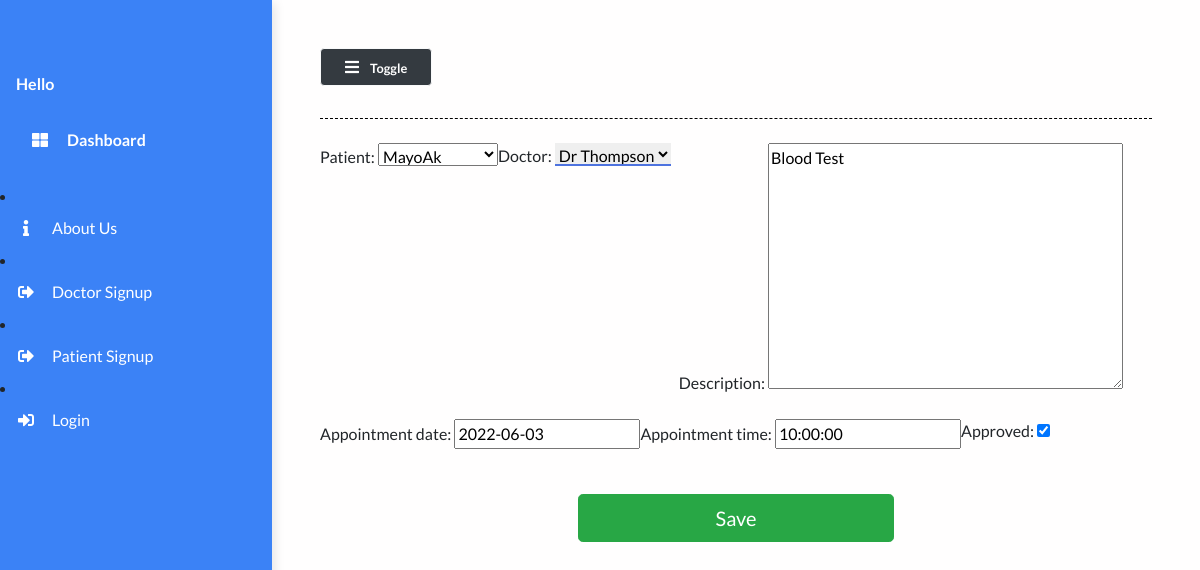
The page /appointmentUpdate/53 on the database as committed earlier.
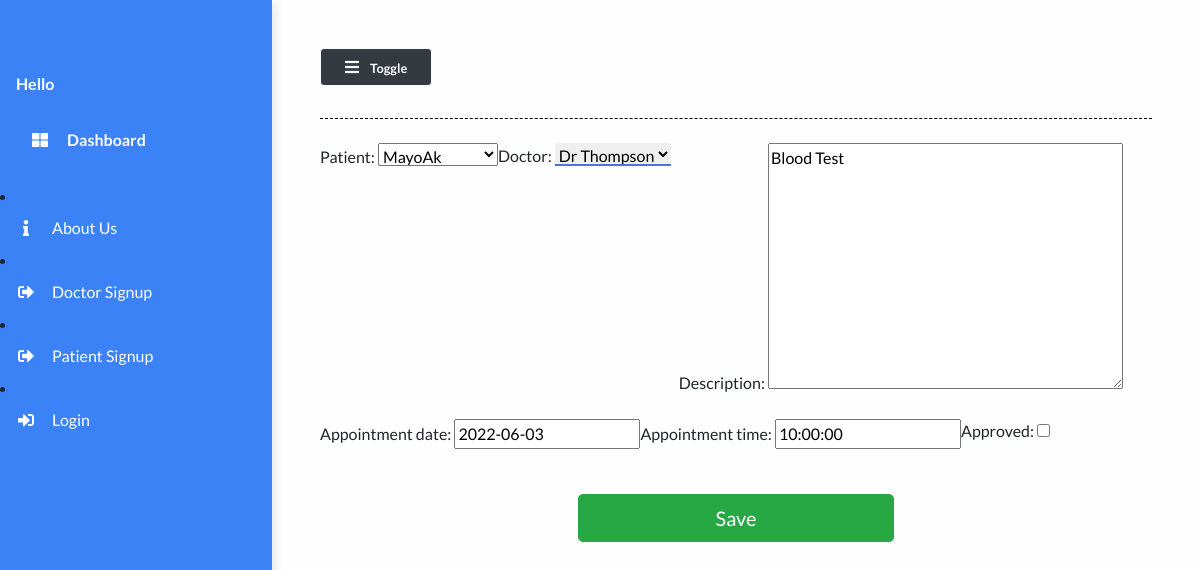
The same page on the database as committed later.
### main/models.py (models this page shows, shortened)
class Appointment(models.Model):
    patient = models.ForeignKey("Patient", on_delete=models.CASCADE)
    doctor = models.ForeignKey("Doctor", on_delete=models.CASCADE, null=True)
    description=models.TextField(null=True)
    appointment_date = models.DateField(null=True)
    appointment_time = models.TimeField(blank=True, null=True)
    approved = models.BooleanField(default=False)

### main/views.py (the view)
# urls.py: path("appointmentUpdate/<int:pk>", views.AppointmentUpdateView.as_view(), name="appointmentUpdate"),
class AppointmentUpdateView(UpdateView):
    form_class = AppointmentForm
    template_name = 'main/appointmentUpdate.html'
    model = Appointment
    success_url = "/doctor-appointments"

### main/forms.py
class AppointmentForm(forms.ModelForm):
    class Meta:
        model = Appointment
        fields = '__all__'

### main/models.py (called while the page is built)
    def __str__(self):
        return self.name

    def __str__(self):
        return self.name

### main/templates/main/appointmentUpdate.html (shortened to what this page needs)
{% extends 'main/base.html' %}
{% load static %}
{% block content %}
    <form class="form" action="" method="post" id="appointmentForm">
        <div class="container">
            <div class="patient-form">
            <div class="row">{{form.as_p}}</div>
            </div>
        </div>
        <div class="form-group">
            <div class="col-md-5 mx-auto">
            <br />
            <button class="btn btn-lg btn-success btn-block mx-auto" type="submit">
                 Save
            </button>
            </div>
        </div>
    </form>
{% endblock content %}

Rows that differ between the two databases and show on the page:
changed Appointment "MayoAk": approved "☑" → "☐"
